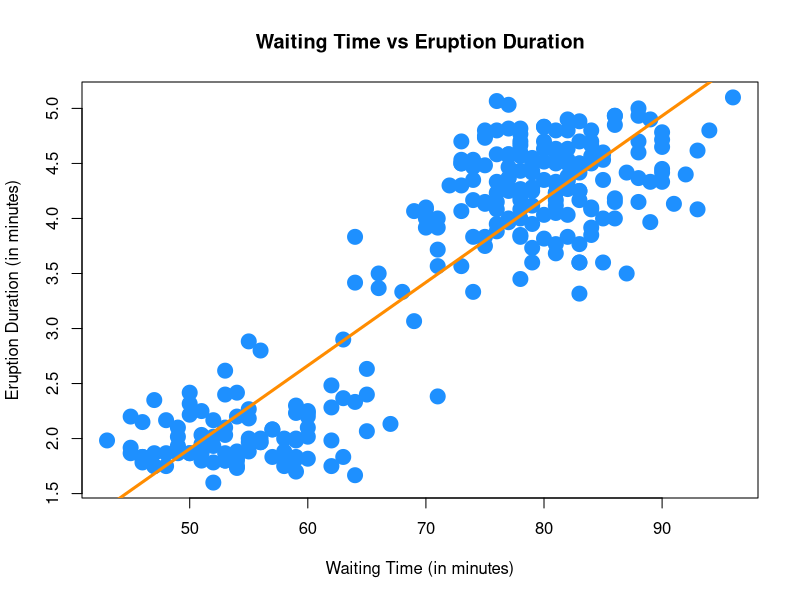
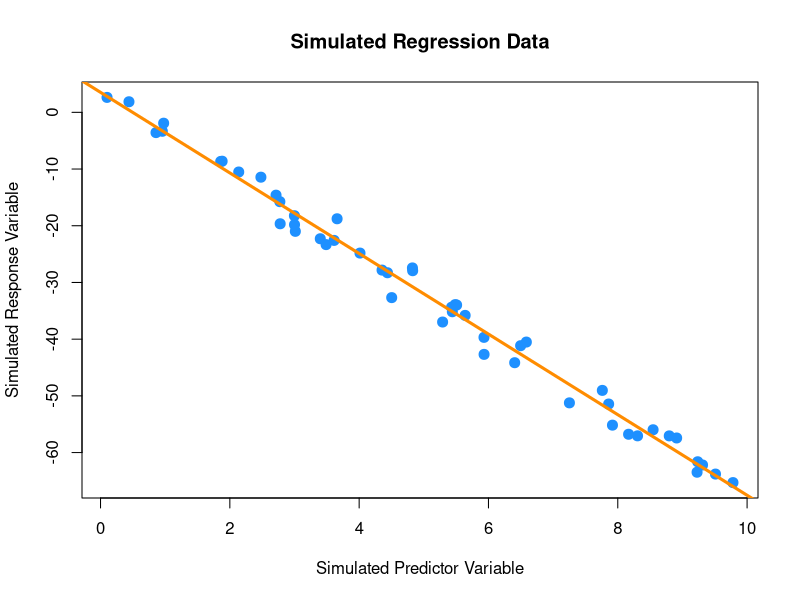
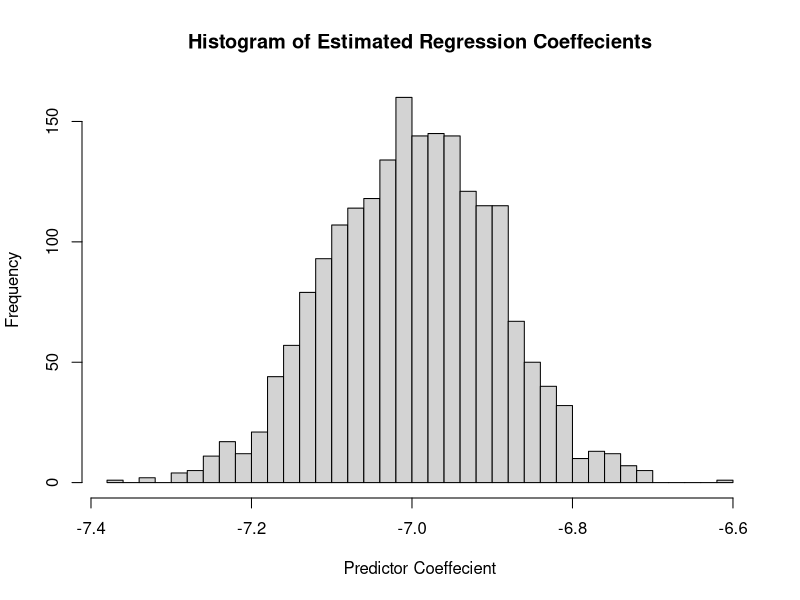
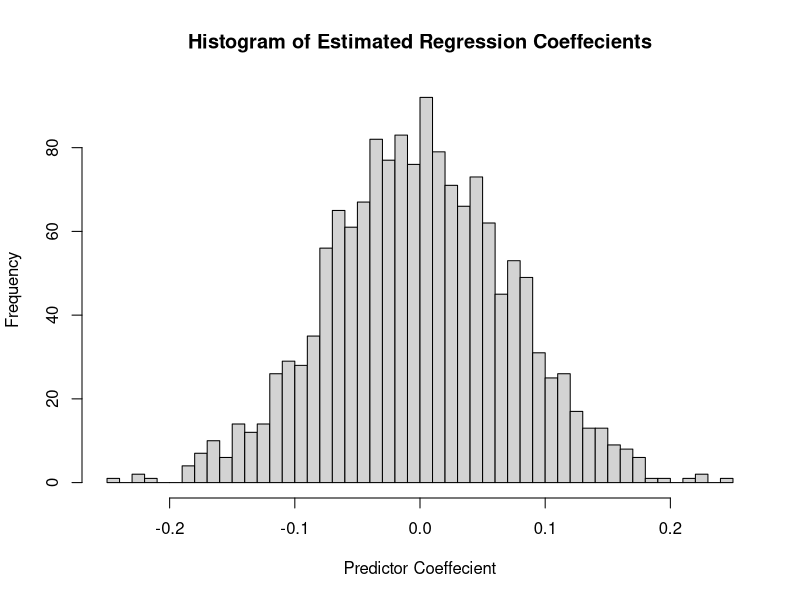
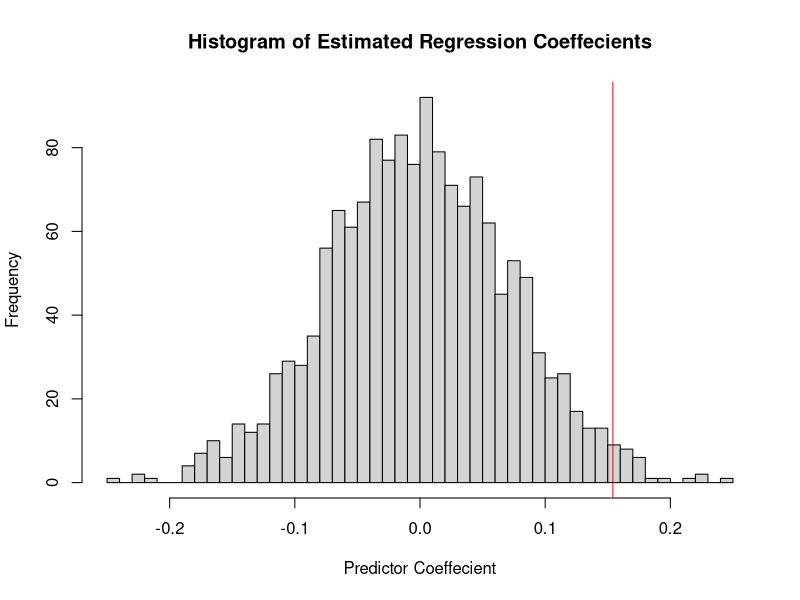
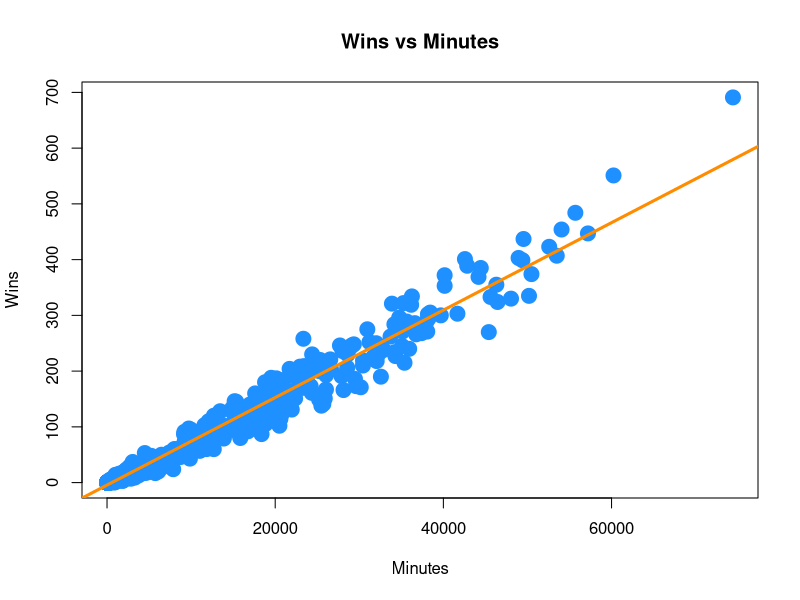
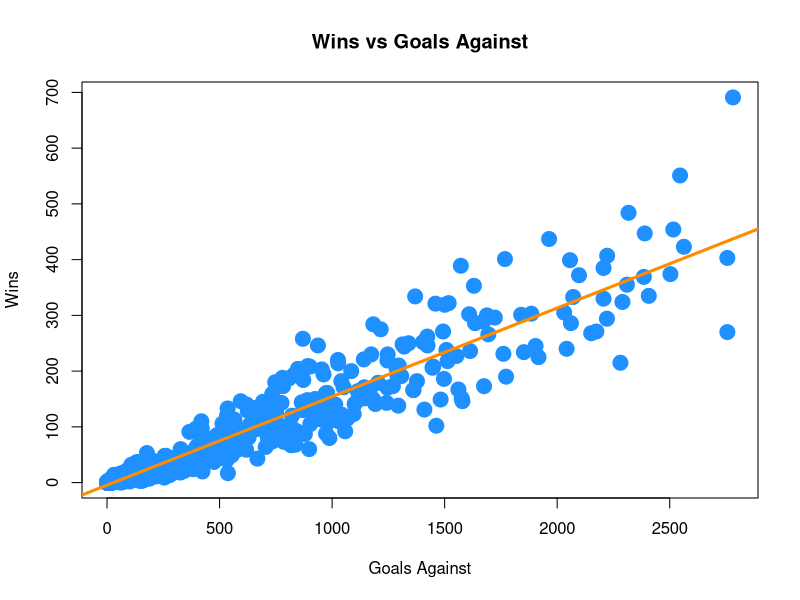
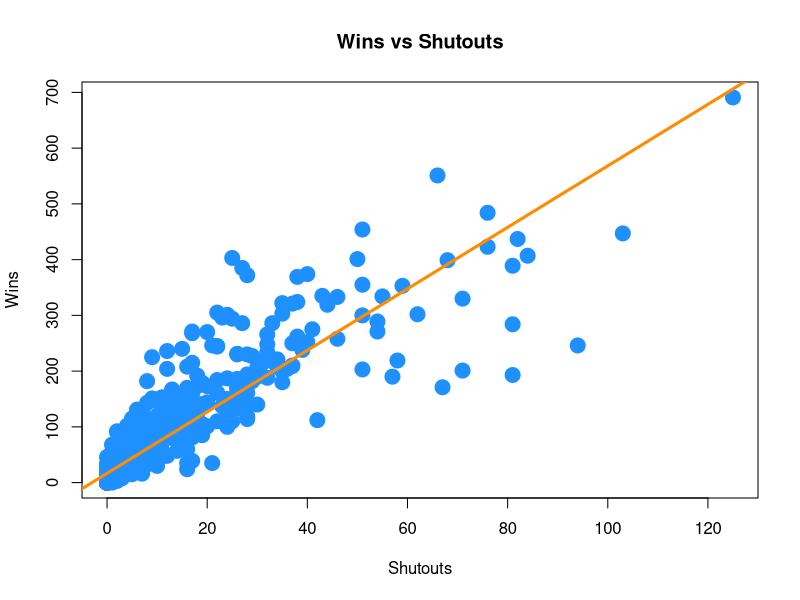

Here is the R script that generated these plots, in order:
## ---- chunk 1
knitr::opts_chunk$set(echo = TRUE)
## ---- chunk 2
faithful_model = lm(eruptions~waiting, data = faithful)
summary(faithful_model)
## ---- chunk 3
faithful_model["coefficients"]
## ---- chunk 4
predict(faithful_model,data.frame(waiting = 80))
## ---- chunk 5
predict(faithful_model,data.frame(waiting = 120))
## ---- chunk 6
sum(faithful_model$residuals^2)
sum((faithful_model$fitted.values - faithful$eruptions)^2)
## ---- chunk 7
plot(eruptions ~ waiting, data = faithful,
xlab = "Waiting Time (in minutes)", ylab = "Eruption Duration (in minutes)", main = "Waiting Time vs Eruption Duration", pch = 20,
cex = 3,
col = "dodgerblue")
abline(faithful_model, lwd = 3, col = "darkorange")
## ---- chunk 8
SST = sum((faithful$eruptions - mean(faithful$eruptions)) ^ 2)
SSReg = sum((faithful_model$fitted.values - mean(faithful$eruptions)) ^ 2) 
R2 = SSReg/SST
R2
## ---- chunk 9
get_sd_est = function(model_resid, mle=FALSE){
SSE = sum(model_resid ^ 2)
if (mle == TRUE){
  sqrt(SSE / (length(model_resid) - 2))
} else {
  sqrt(SSE / length(model_resid))
}
}
## ---- chunk 10
get_sd_est(faithful_model$residuals)
## ---- chunk 11
get_sd_est(faithful_model$residuals,TRUE)
## ---- chunk 12
summary(faithful_model)$sigma
## ---- chunk 13
birthday = 19920120
set.seed(birthday)
## ---- chunk 14
x = runif(n = 50, 0, 10)
## ---- chunk 15
sim_slr = function(n, x, beta_0, beta_1, sigma = 1) { epsilon = rnorm(n, mean = 0, sd = sigma)
y = beta_0 + beta_1 * x + epsilon 
data.frame(predictor = x, response = y)
}
x = runif(n = 50, 0, 10)
sim_data = sim_slr(n = 50, x = x, beta_0 = 3, beta_1 = -7, sigma = 2)
head(sim_data)
## ---- chunk 16
sim_fit = lm(response ~ predictor, data = sim_data)
coef(sim_fit)

## ---- chunk 17
plot(response ~ predictor, data = sim_data, 
     xlab = "Simulated Predictor Variable", 
     ylab = "Simulated Response Variable", 
     main = "Simulated Regression Data", 
     pch = 20,cex = 2,col = "dodgerblue")
abline(sim_fit, lwd = 3, col = "darkorange")

## ---- chunk 18
beta_hat_1 = apply(data.frame(rep(0,2000)), 1, function(y) coef(lm(response ~ predictor, data = sim_slr(n = 50, x = x, beta_0 = 3, beta_1 = -7, sigma = 2)))["predictor"])
head(beta_hat_1)
## ---- chunk 19
mean(beta_hat_1)
sd(beta_hat_1)
## ---- chunk 20
hist(beta_hat_1, breaks = 50, 
      main = "Histogram of Estimated Regression Coeffecients",
      xlab = "Predictor Coeffecient")
## ---- chunk 21
birthday = 19920120
set.seed(birthday)
## ---- chunk 22
x = runif(n = 25, 0, 10)
## ---- chunk 23
beta_hat_1 = apply(data.frame(rep(0,1500)), 1, function(y) coef(lm(response ~ predictor, data = sim_slr(n = 25, x = x, beta_0 = 10, beta_1 = 0, sigma = 1)))["predictor"])
head(beta_hat_1)
## ---- chunk 24
hist(beta_hat_1, breaks = 50, 
      main = "Histogram of Estimated Regression Coeffecients",
      xlab = "Predictor Coeffecient")
## ---- chunk 25
skeptic <- read.csv("skeptic.csv")
beta_1_hat = coef(lm(response ~ predictor, data = skeptic))["predictor"]
beta_1_hat
## ---- chunk 26
hist(beta_hat_1, breaks = 50, 
      main = "Histogram of Estimated Regression Coeffecients",
      xlab = "Predictor Coeffecient")
abline(v = beta_1_hat, col = "red")
## ---- chunk 27
prop = length(beta_hat_1[beta_hat_1 > beta_1_hat])/length(beta_hat_1)
prop
2*prop
## ---- chunk 28
within_95 = beta_1_hat < (mean(beta_hat_1) + 2*sd(beta_hat_1))
within_95
## ---- chunk 29
goalies <- read.csv("goalies.csv")
model = lm(W ~ MIN, data = goalies)
RMSE = sqrt(sum((model$residuals)^2)/length(goalies$W))
RMSE
plot(W ~ MIN, data = goalies,
xlab = "Minutes", ylab = "Wins", main = "Wins vs Minutes", pch = 20,
cex = 3,
col = "dodgerblue")
abline(model, lwd = 3, col = "darkorange")
## ---- chunk 30
goalies <- read.csv("goalies.csv")
model = lm(W ~ GA, data = goalies)
RMSE = sqrt(sum((model$residuals)^2)/length(goalies$W))
RMSE
plot(W ~ GA, data = goalies,
xlab = "Goals Against", ylab = "Wins", main = "Wins vs Goals Against", pch = 20,
cex = 3,
col = "dodgerblue")
abline(model, lwd = 3, col = "darkorange")
## ---- chunk 31
goalies <- read.csv("goalies.csv")
model = lm(W ~ SO, data = goalies)
RMSE = sqrt(sum((model$residuals)^2)/length(goalies$W))
RMSE
plot(W ~ SO, data = goalies,
xlab = "Shutouts", ylab = "Wins", main = "Wins vs Shutouts", pch = 20,
cex = 3,
col = "dodgerblue")
abline(model, lwd = 3, col = "darkorange")
## ---- chunk 32
goalies[goalies$Player=="Ed Belfour*","W"]
